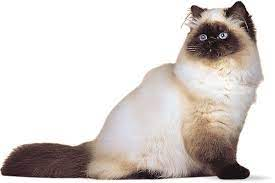
#> input picture imgs/cat.jpeg, 275 x 183 px
$ python '28_图像变换_仿射变换_获取变换矩阵2.py'
#> lines starting #> are read from the running program, lines starting #| are printed output that depends on the picture
import numpy as np

import cv2

img = cv2.imread('./imgs/cat.jpeg')
#> img is the input picture: shape (183, 275, 3); mean B, G, R 204, 207.5, 214.2
print(img.shape)
#| (183, 275, 3)
h, w, ch = img.shape
#> h = 183; w = 275; ch = 3

cv2.imshow('origin', img)

# 获取仿射变换矩阵的第二个api, 通过原图和目标图中三个点坐标确定
src = np.float32([(0,0), (100,100), (0,100)])
dst = np.float32([(10, 40), (80,80), (0, 200)])
M = cv2.getAffineTransform(src, dst)

img_tran = cv2.warpAffine(img, M=M, dsize=(w, h))
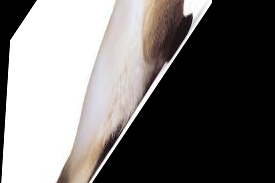
#> img_tran: shape (183, 275, 3); mean B, G, R 111.3, 112.6, 115.5
print(img_tran.shape)
#| (183, 275, 3)

cv2.imshow('translate', img_tran)

if cv2.waitKey(0) & 0xFF == ord('q'):
#> (key q is pressed here)
    cv2.destroyAllWindows()

$ run again, with imgs/blue-sky.jpeg copied over imgs/cat.jpeg
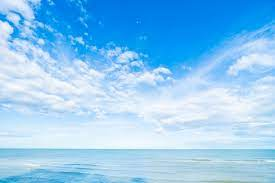
#> input picture imgs/blue-sky.jpeg, 275 x 183 px
#> img is the input picture: shape (183, 275, 3); mean B, G, R 241.4, 200.4, 142.7
#| (183, 275, 3)
#> `img_tran = cv2.warpAffine(img, M=M, dsize=(w, h))`:
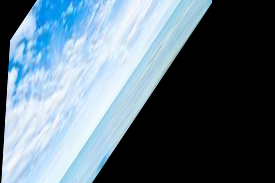
#> img_tran: shape (183, 275, 3); mean B, G, R 126.2, 113.2, 94.6
#| (183, 275, 3)
